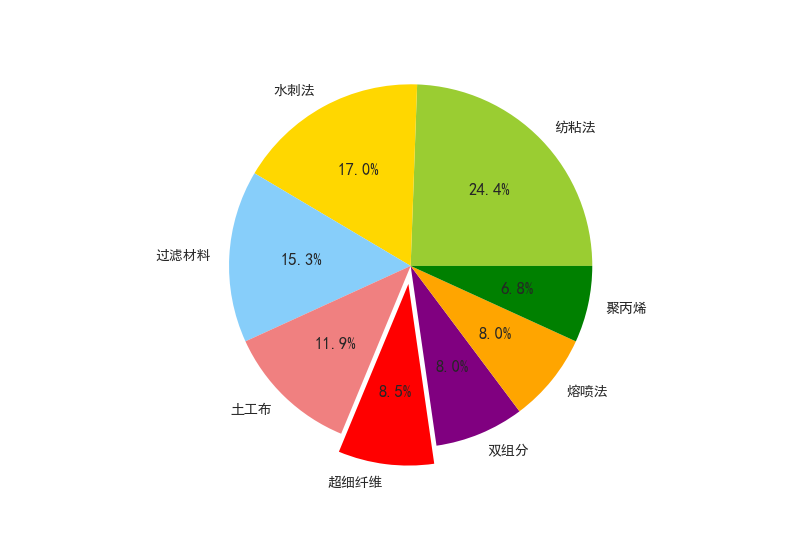

Recreate this plot in Python.
import pandas as pd
from collections import Counter
import matplotlib.pyplot as plt
#import seaborn as sns
import pymysql

keys=[]
values=[]
conn=pymysql.connect(host="localhost",user="scholar",password="starky",db="scholar",charset="utf8")
sql="select subject from xueshu"
data=pd.read_sql(sql,conn)
subjects=[]

for i in data['subject']:
	for a in i.split():
		if '非织造' not in a and '生产' not in a and '性能' not in a:
			subjects.append(a)

for i in Counter(subjects).most_common(8):
	keys.append(i[0])
	values.append(i[1])		
#print(subjects)
#print(keys)
#print(values)
colors=['yellowgreen','gold','lightskyblue','lightcoral','red','purple','orange','green']
explode=(0,0,0,0,0.1,0,0,0)
plt.pie(values,explode=explode,labels=keys,autopct='%1.1f%%',colors=colors)
plt.axis('equal')
plt.rcParams['font.sans-serif']=['SimHei']
plt.show()
